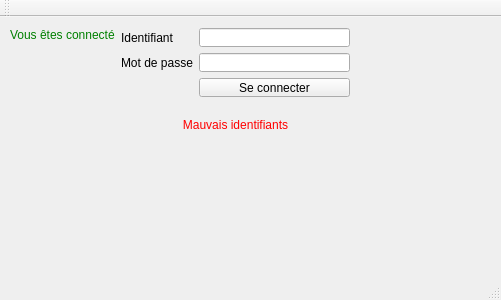
<?xml version="1.0" encoding="UTF-8"?>
<ui version="4.0">
 <class>MainWindow</class>
 <widget class="QMainWindow" name="MainWindow">
  <property name="geometry">
   <rect>
    <x>0</x>
    <y>0</y>
    <width>501</width>
    <height>300</height>
   </rect>
  </property>
  <property name="windowTitle">
   <string>Nautiljon notifier</string>
  </property>
  <widget class="QWidget" name="centralWidget">
   <property name="enabled">
    <bool>true</bool>
   </property>
   <widget class="QWidget" name="loginForm" native="true">
    <property name="geometry">
     <rect>
      <x>110</x>
      <y>0</y>
      <width>251</width>
      <height>91</height>
     </rect>
    </property>
    <layout class="QFormLayout" name="formLayout">
     <property name="labelAlignment">
      <set>Qt::AlignLeading|Qt::AlignLeft|Qt::AlignVCenter</set>
     </property>
     <item row="0" column="0">
      <widget class="QLabel" name="usernameLabel">
       <property name="minimumSize">
        <size>
         <width>0</width>
         <height>0</height>
        </size>
       </property>
       <property name="layoutDirection">
        <enum>Qt::LeftToRight</enum>
       </property>
       <property name="text">
        <string>Identifiant</string>
       </property>
       <property name="alignment">
        <set>Qt::AlignLeading|Qt::AlignLeft|Qt::AlignVCenter</set>
       </property>
      </widget>
     </item>
     <item row="0" column="1">
      <widget class="QLineEdit" name="usernameInput"/>
     </item>
     <item row="1" column="0">
      <widget class="QLabel" name="passwordLabel">
       <property name="minimumSize">
        <size>
         <width>0</width>
         <height>0</height>
        </size>
       </property>
       <property name="layoutDirection">
        <enum>Qt::LeftToRight</enum>
       </property>
       <property name="text">
        <string>Mot de passe</string>
       </property>
       <property name="alignment">
        <set>Qt::AlignLeading|Qt::AlignLeft|Qt::AlignVCenter</set>
       </property>
      </widget>
     </item>
     <item row="1" column="1">
      <widget class="QLineEdit" name="passwordInput">
       <property name="echoMode">
        <enum>QLineEdit::Password</enum>
       </property>
      </widget>
     </item>
     <item row="2" column="1">
      <widget class="QPushButton" name="connectButton">
       <property name="text">
        <string>Se connecter</string>
       </property>
      </widget>
     </item>
    </layout>
   </widget>
   <widget class="QLabel" name="connectError">
    <property name="enabled">
     <bool>true</bool>
    </property>
    <property name="geometry">
     <rect>
      <x>110</x>
      <y>100</y>
      <width>251</width>
      <height>16</height>
     </rect>
    </property>
    <property name="font">
     <font>
      <weight>50</weight>
      <bold>false</bold>
     </font>
    </property>
    <property name="styleSheet">
     <string notr="true">QLabel { color : red; }</string>
    </property>
    <property name="text">
     <string>Mauvais identifiants</string>
    </property>
    <property name="alignment">
     <set>Qt::AlignCenter</set>
    </property>
   </widget>
   <widget class="QLabel" name="connectSuccess">
    <property name="geometry">
     <rect>
      <x>10</x>
      <y>10</y>
      <width>141</width>
      <height>16</height>
     </rect>
    </property>
    <property name="styleSheet">
     <string notr="true">QLabel { color : green; }</string>
    </property>
    <property name="text">
     <string>Vous êtes connecté</string>
    </property>
   </widget>
  </widget>
  <widget class="QMenuBar" name="menuBar">
   <property name="geometry">
    <rect>
     <x>0</x>
     <y>0</y>
     <width>501</width>
     <height>21</height>
    </rect>
   </property>
  </widget>
  <widget class="QToolBar" name="mainToolBar">
   <property name="enabled">
    <bool>true</bool>
   </property>
   <attribute name="toolBarArea">
    <enum>TopToolBarArea</enum>
   </attribute>
   <attribute name="toolBarBreak">
    <bool>false</bool>
   </attribute>
  </widget>
  <widget class="QStatusBar" name="statusBar"/>
 </widget>
 <layoutdefault spacing="6" margin="11"/>
 <resources/>
 <connections>
  <connection>
   <sender>connectButton</sender>
   <signal>clicked()</signal>
   <receiver>MainWindow</receiver>
   <slot>onConnect()</slot>
   <hints>
    <hint type="sourcelabel">
     <x>252</x>
     <y>99</y>
    </hint>
    <hint type="destinationlabel">
     <x>417</x>
     <y>115</y>
    </hint>
   </hints>
  </connection>
 </connections>
 <slots>
  <slot>onConnect()</slot>
  <slot>onTestNotification()</slot>
 </slots>
</ui>
